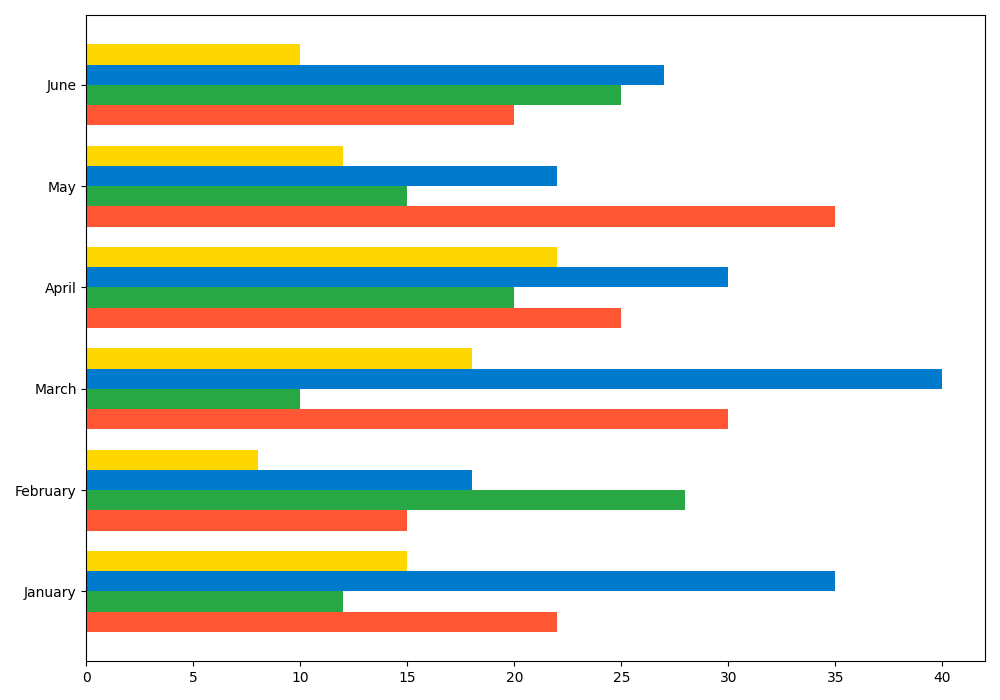

The Python source for this figure:
import matplotlib.pyplot as plt
import numpy as np

months = ['January', 'February', 'March', 'April', 'May', 'June']
north_sales = [22, 15, 30, 25, 35, 20]
south_sales = [12, 28, 10, 20, 15, 25]
east_sales = [35, 18, 40, 30, 22, 27]
west_sales = [15, 8, 18, 22, 12, 10]

colors = ['#FF5733', '#28A745', '#007ACC', '#FFD700']

fig, ax = plt.subplots(figsize=(10, 7))

bar_height = 0.2
index = np.arange(len(months))

ax.barh(index - bar_height*1.5, north_sales, bar_height, color=colors[0])
ax.barh(index - bar_height/2, south_sales, bar_height, color=colors[1])
ax.barh(index + bar_height/2, east_sales, bar_height, color=colors[2])
ax.barh(index + bar_height*1.5, west_sales, bar_height, color=colors[3])

ax.set_yticks(index)
ax.set_yticklabels(months)

plt.tight_layout()
plt.show()
